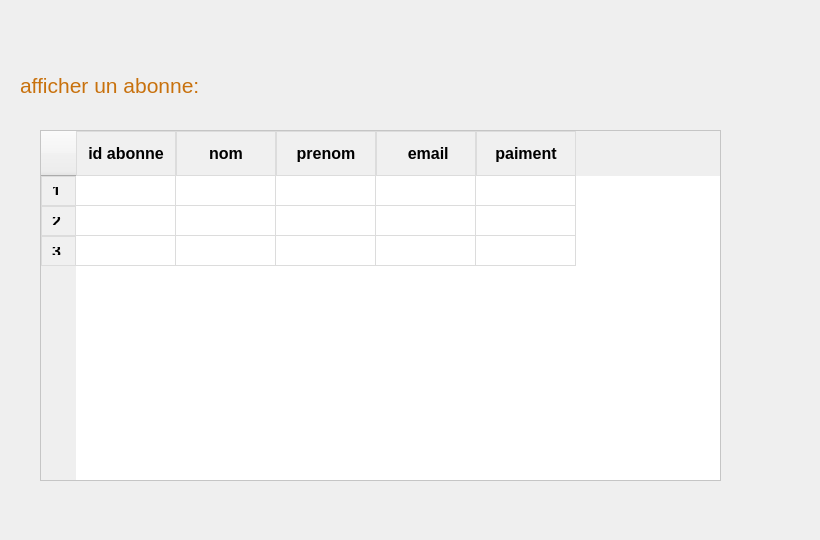
    <widget class="QWidget" name="tab">
     <attribute name="title">
      <string>afficher</string>
     </attribute>
     <widget class="QLabel" name="label">
      <property name="geometry">
       <rect>
        <x>0</x>
        <y>-10</y>
        <width>811</width>
        <height>531</height>
       </rect>
      </property>
      <property name="text">
       <string/>
      </property>
      <property name="pixmap">
       <pixmap>../../../../Downloads/cHJpdmF0ZS9sci9pbWFnZXMvd2Vic2l0ZS8yMDIzLTA4L3Jhd3BpeGVsX29mZmljZV8zMF9hbl9hYnN0cmFjdF92aXN1YWxpemF0aW9uX29mX2FfYmxvY2tjaGFpbl9uZV80ZWIwODVmNC0yODFlLTRkYTMtYjdlMS00MmY1ZTFkMDkyM2VfMS5qcGc.jpg</pixmap>
      </property>
     </widget>
     <widget class="QTableWidget" name="tableWidget">
      <property name="geometry">
       <rect>
        <x>40</x>
        <y>130</y>
        <width>681</width>
        <height>351</height>
       </rect>
      </property>
      <property name="styleSheet">
       <string notr="true">QTableWidget {
    background-color: #ffffff;
    alternate-background-color: #f0f0f0;
    gridline-color: #dcdcdc;
    selection-background-color: #ffd700;
}

QTableWidget::item {
    padding: 8px;
    font-size: 14px;
    font-weight: bold;
    font-family: &quot;YourFont&quot;, sans-serif;
}

QHeaderView::section {
    background-color: #f0f0f0;
    padding: 10px;
    border: 1px solid #dcdcdc;
    font-size: 16px;
    font-weight: bold;
    font-family: &quot;YourFont&quot;, sans-serif;
    spacing: 10px; /* Ajoutez de l'espace entre les colonnes */
}

QTableWidget::item:selected {
    color: #ffffff;
}

QTableWidget::item:hover {
    background-color: #c0c0c0;
}
</string>
      </property>
      <row>
       <property name="text">
        <string>1</string>
       </property>
      </row>
      <row>
       <property name="text">
        <string>2</string>
       </property>
      </row>
      <row>
       <property name="text">
        <string>3</string>
       </property>
      </row>
      <column>
       <property name="text">
        <string>id abonne</string>
       </property>
      </column>
      <column>
       <property name="text">
        <string>nom</string>
       </property>
      </column>
      <column>
       <property name="text">
        <string>prenom</string>
       </property>
      </column>
      <column>
       <property name="text">
        <string> email</string>
       </property>
      </column>
      <column>
       <property name="text">
        <string>paiment</string>
       </property>
      </column>
     </widget>
     <widget class="QLabel" name="label_2">
      <property name="geometry">
       <rect>
        <x>20</x>
        <y>50</y>
        <width>251</width>
        <height>71</height>
       </rect>
      </property>
      <property name="styleSheet">
       <string notr="true">font-size: 16pt;
font-family: &quot;MS Serif&quot;;
color: rgb(200, 113, 13);</string>
      </property>
      <property name="text">
       <string>afficher un abonne:</string>
      </property>
     </widget>
    </widget>
